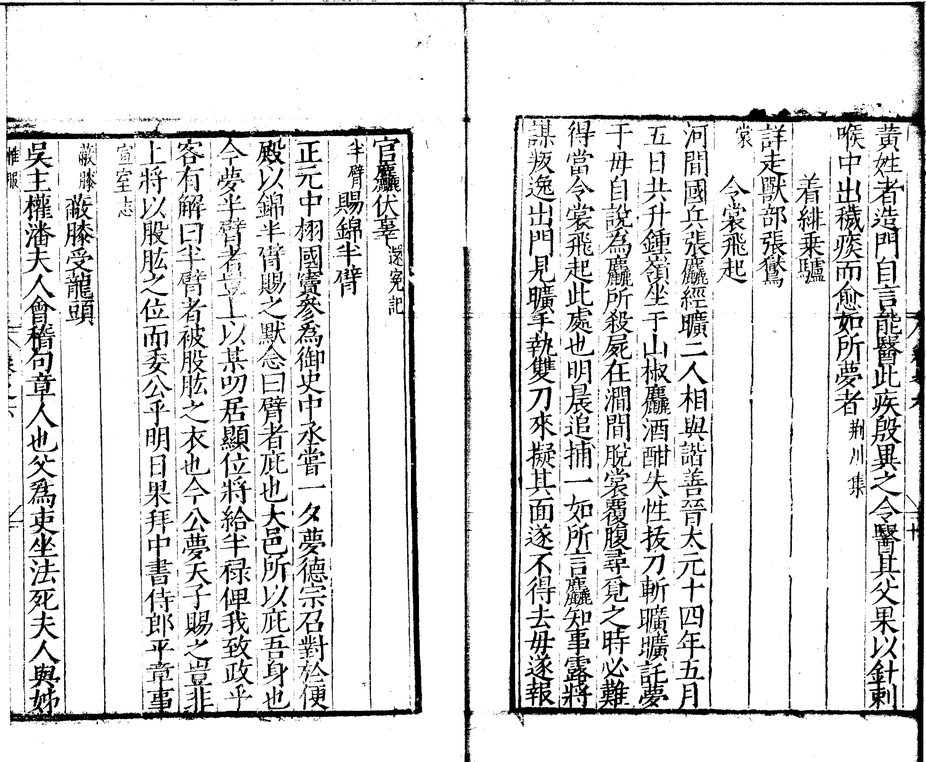
#> input picture benchmark/phase3/runs/round52/leikao_r52_pages/p199-199.png, 926 x 762 px, shrunk from 3645 x 3000 before the run
$ python crop_leikao_c48c51_r52.py
#> lines starting #> are read from the running program, lines starting #| are printed output that depends on the picture
#!/usr/bin/env python3
from PIL import Image
import pathlib
base = pathlib.Path(__file__).parent / "leikao_r52_pages"
out = pathlib.Path(__file__).parent / "leikao_r52_crops"
out.mkdir(exist_ok=True)
# p199 left half is C48: crop left 0-48% width, full height, then enlarge
for name, box_rel, scale_name in [
    ("p199-199.png", (0.00, 0.10, 0.50, 0.97), "c48_left"),
    ("p204-204.png", (0.00, 0.10, 0.22, 0.97), "c51_start_leftedge"),
    ("p205-205.png", (0.50, 0.10, 1.00, 0.97), "c51_cont_right"),
]:
    im = Image.open(base / name)
#> im is the input picture: PIL image 926x762 RGB; min 0, max 255, mean 219.5
    w, h = im.size
#> w = 926; h = 762
    box = (int(w*box_rel[0]), int(h*box_rel[1]), int(w*box_rel[2]), int(h*box_rel[3]))
#> box = (0, 76, 463, 739)
    crop = im.crop(box)
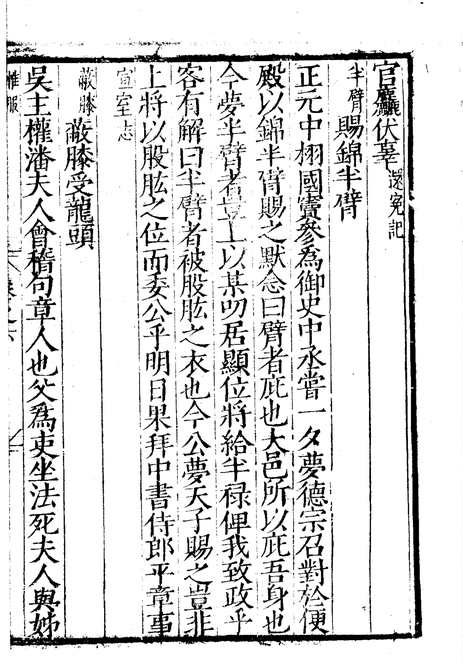
#> crop: PIL image 463x663 RGB; min 0, max 255, mean 219.5
    crop.save(out / f"{scale_name}.png")
    print(scale_name, crop.size)
#| c48_left (463, 663)
#> pass 2 of the loop `for name, box_rel, scale_name in [`:
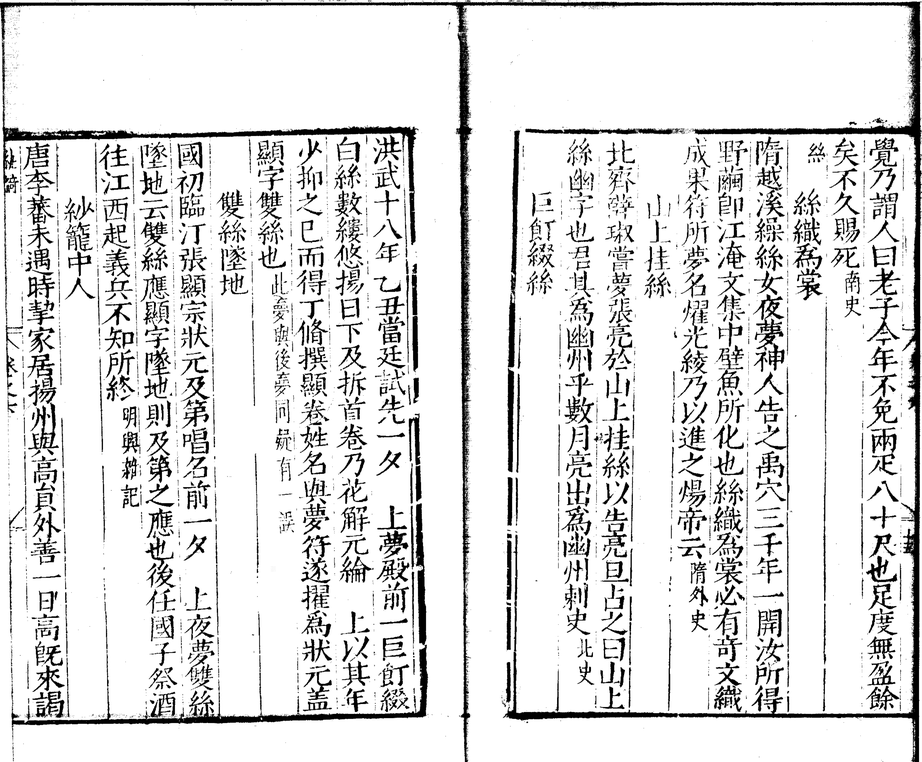
#> input picture benchmark/phase3/runs/round52/leikao_r52_pages/p204-204.png, 922 x 762 px, shrunk from 3630 x 3000 before the run
#> im is the input picture: PIL image 922x762 RGB; min 0, max 255, mean 223
#> `crop = im.crop(box)`:
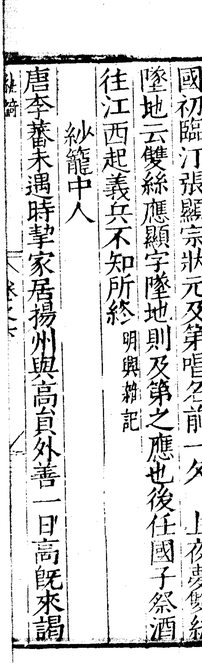
#> crop: PIL image 202x663 RGB; min 0, max 255, mean 217.7
#| c51_start_leftedge (202, 663)
#> pass 3 of the loop `for name, box_rel, scale_name in [`:
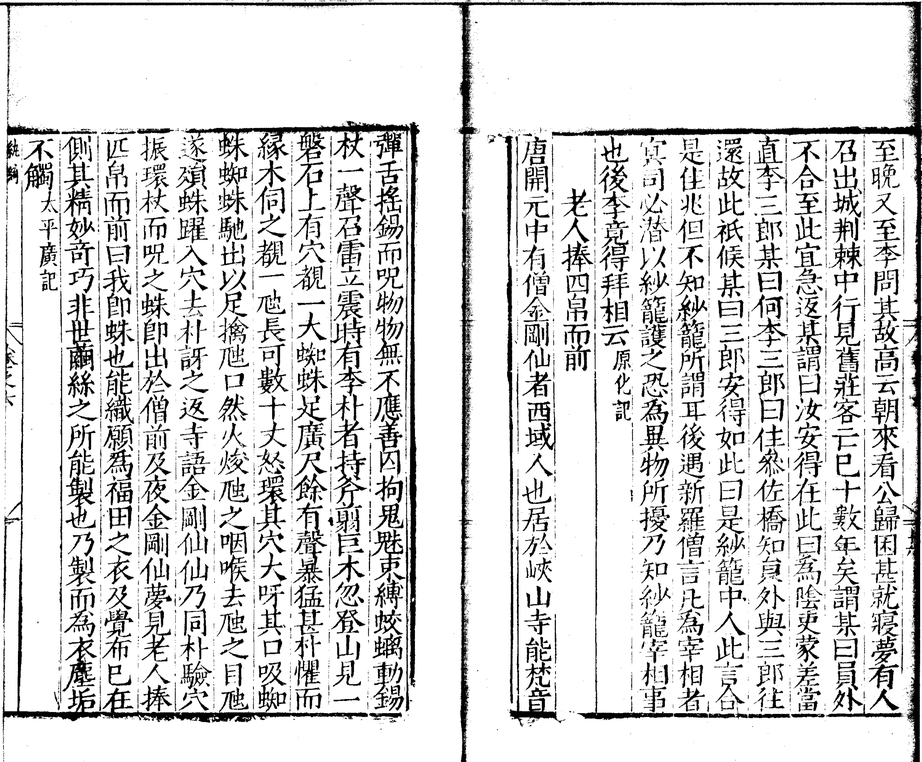
#> input picture benchmark/phase3/runs/round52/leikao_r52_pages/p205-205.png, 922 x 762 px, shrunk from 3630 x 3000 before the run
#> im is the input picture: PIL image 922x762 RGB; min 0, max 255, mean 216.3
#> `crop = im.crop(box)`:
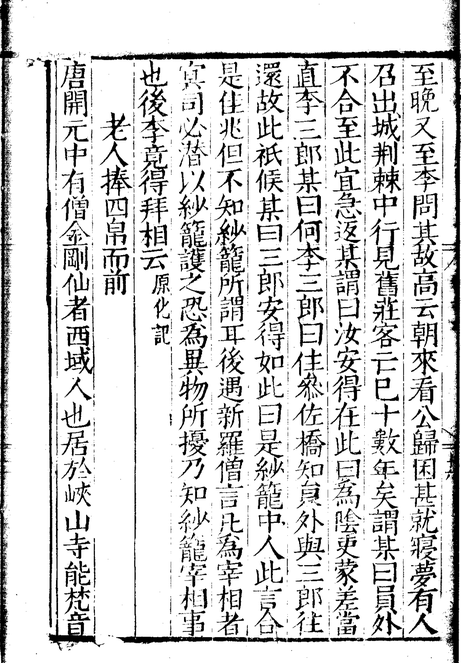
#> crop: PIL image 461x663 RGB; min 0, max 255, mean 212.7
#| c51_cont_right (461, 663)
print("done")
